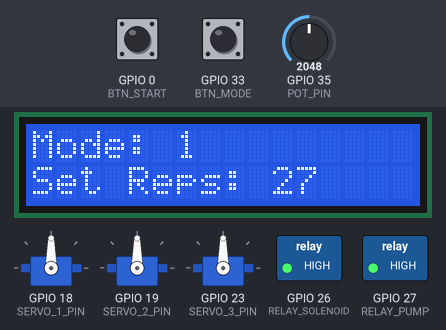
This sketch was run on a simulated ESP32. Shown: 16×2 character LCD, 3 × servo, switched loads named in the sketch (green lamp = pin HIGH). Inputs (shaded band) come from the test bench; at power-on: GPIO 0 (BTN_START) HIGH, GPIO 33 (BTN_MODE) HIGH, GPIO 35 (POT_PIN) = 2048. What the sketch prints to the serial monitor is not drawn.

Above: at 1.2 s.
1.3 s: GPIO 0 (BTN_START) pulled LOW for 0.15 s
At 2.1 s:
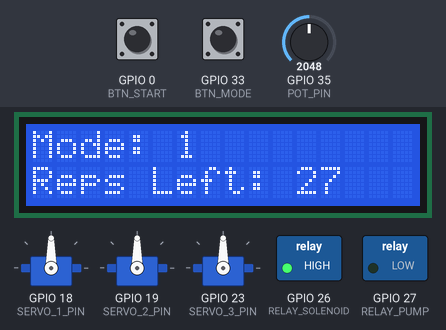
4.4 s: GPIO 0 (BTN_START) pulled LOW for 1 s
At 5.7 s:
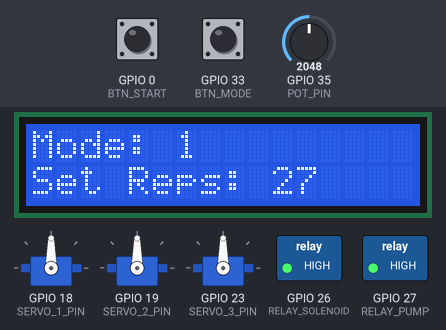
8.4 s: GPIO 33 (BTN_MODE) pulled LOW for 0.15 s
At 9.8 s:
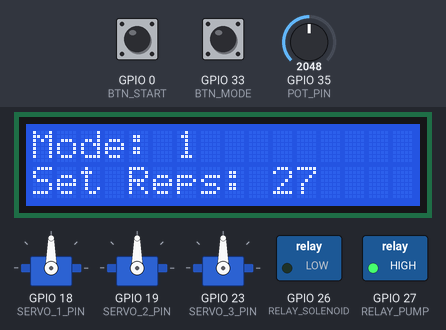
11.5 s: GPIO 0 (BTN_START) pulled LOW for 0.15 s
At 11.72 s:
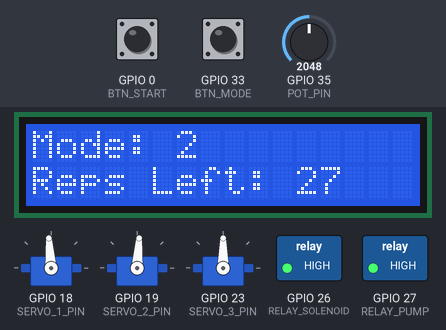
12.2 s: GPIO 33 (BTN_MODE) pulled LOW for 1 s
At 13.1 s:
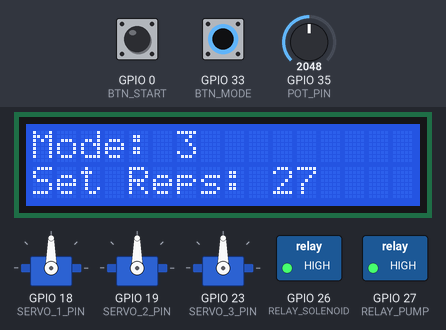
14.7 s: GPIO 0 (BTN_START) pulled LOW for 3.2 s
At 17.4 s:
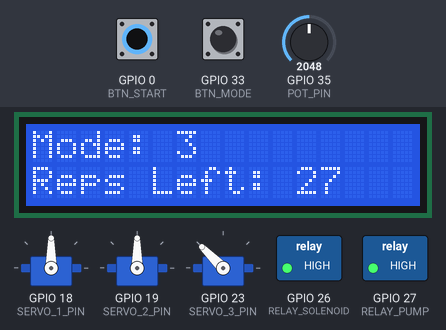
Timing chart, 0 to 22.0 s (numbered marks = the images above; inputs shaded):
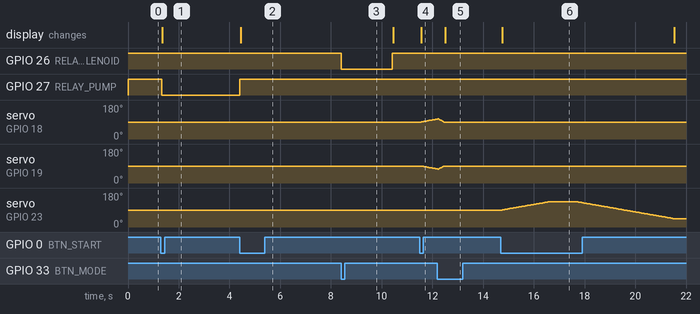

Measured:
- after the input at 1.3 s, GPIO 27 (RELAY_PUMP): HIGH → LOW at once; the display: changes after 0.05 s (image 1)
- after the input at 4.4 s, GPIO 26 (RELAY_SOLENOID): stays HIGH (without the input it goes to LOW after 0.60 s); GPIO 27 (RELAY_PUMP): LOW → HIGH at once; the display: changes after 0.05 s (image 2)
- after the input at 8.4 s, GPIO 26 (RELAY_SOLENOID): HIGH → LOW at once, → HIGH 2.0 s later
- after the input at 11.5 s, servo on GPIO 18 (SERVO_1_PIN): moves from 90° to 105° over 0.60 s, starting after 0.06 s; servo on GPIO 19 (SERVO_2_PIN): moves from 90° to 75° over 0.60 s, starting after 0.06 s; the display: changes after 0.07 s (image 4)
- after the input at 12.2 s, the display: changes after 0.32 s (image 5)
- after the input at 14.7 s, servo on GPIO 23 (SERVO_3_PIN): rises from 90° to 135° in 1.9 s, then falls to 45° in 4.8 s; the display: changes after 0.06 s (image 6)

The sketch:

Integrated_V3.ino
```cpp
#include <Wire.h>
#include <LiquidCrystal_I2C.h>
#include <ESP32Servo.h>

// -------------------- PIN ASSIGNMENTS --------------------
#define BTN_MODE 33
#define BTN_START 0
#define RELAY_SOLENOID 26
#define RELAY_PUMP 27
#define SERVO_1_PIN 18
#define SERVO_2_PIN 19
#define SERVO_3_PIN 23
#define POT_PIN 35
#define I2C_SDA 21
#define I2C_SCL 22

// -------------------- GLOBAL OBJECTS --------------------
LiquidCrystal_I2C lcd(0x27, 16, 2);
Servo servo1, servo2, servo3;

// -------------------- VARIABLES --------------------
bool running = false;
int mode = 1;
int setReps = 10;
int remainingReps = 0;
bool solenoidState = false;

// -------------------- MODE 1 VARIABLES --------------------
unsigned long lastToggleTime = 0;

// -------------------- MODE 2 + 3 (Servo) VARIABLES --------------------
int pos1 = 90, pos2 = 90, pos3 = 90;
int dir1 = 1;
int phase = 0; // 0=neutral→max, 1=max→neutral, 2=neutral→min, 3=min→neutral

unsigned long lastStepTime = 0;
unsigned long stepDelay = 25; // smooth motion
bool pausing = false;
unsigned long pauseStart = 0;
unsigned long pauseDuration = 1000; // 1 sec pause at extremes

// -------------------- DEBOUNCE --------------------
unsigned long lastDebounceTime_mode = 0;
unsigned long lastDebounceTime_start = 0;
const unsigned long debounceDelay = 250;
bool lastButtonState_mode = HIGH;
bool lastButtonState_start = HIGH;

// -------------------- FUNCTION DECLARATIONS --------------------
void updateLCD();
void mode1_process();
void mode2_process();
void mode3_process();
void resetRelaysAndServos();
void goNeutral(bool smooth = false);
void handleModeTransition(int oldMode, int newMode);

// -------------------- SETUP --------------------
void setup() {
  Serial.begin(115200);

  pinMode(BTN_MODE, INPUT_PULLUP);
  pinMode(BTN_START, INPUT_PULLUP);
  pinMode(RELAY_SOLENOID, OUTPUT);
  pinMode(RELAY_PUMP, OUTPUT);
  digitalWrite(RELAY_SOLENOID, HIGH);
  digitalWrite(RELAY_PUMP, HIGH);

  Wire.begin(I2C_SDA, I2C_SCL);
  lcd.init();
  lcd.backlight();

  servo1.attach(SERVO_1_PIN);
  servo2.attach(SERVO_2_PIN);
  servo3.attach(SERVO_3_PIN);
  goNeutral();

  updateLCD();
}

// -------------------- LOOP --------------------
void loop() {
  bool currentModeState = digitalRead(BTN_MODE);
  bool currentStartState = digitalRead(BTN_START);

  // --- Mode Button ---
  if (currentModeState == LOW && lastButtonState_mode == HIGH && (millis() - lastDebounceTime_mode > debounceDelay)) {
    lastDebounceTime_mode = millis();

    int previousMode = mode;
    goNeutral(true);

    mode++;
    if (mode > 3) mode = 1;
    handleModeTransition(previousMode, mode);

    Serial.print("Mode changed to: ");
    Serial.println(mode);

    running = false;
    resetRelaysAndServos();
    updateLCD();
  }
  lastButtonState_mode = currentModeState;

  // --- Start/Stop Button ---
  if (currentStartState == LOW && lastButtonState_start == HIGH && (millis() - lastDebounceTime_start > debounceDelay)) {
    lastDebounceTime_start = millis();
    running = !running;
    Serial.print("Running: ");
    Serial.println(running);

    if (running) {
      remainingReps = setReps;
      pausing = false;
      phase = 0;
    } else {
      resetRelaysAndServos();
      goNeutral(true); // smooth return to neutral
    }
    updateLCD();
  }
  lastButtonState_start = currentStartState;

  if (!running) {
    int potValue = analogRead(POT_PIN);
    setReps = map(potValue, 0, 4095, 5, 50);
  }

  if (running) {
    if (mode == 1) mode1_process();
    else if (mode == 2) mode2_process();
    else if (mode == 3) mode3_process();
  }

  updateLCD();
  delay(20);
}

// ------------------------------------------------------------
// MODE 1: Air Pump + Solenoid Toggle
// ------------------------------------------------------------
void mode1_process() {
  digitalWrite(RELAY_PUMP, LOW);
  unsigned long currentTime = millis();

  if (currentTime - lastToggleTime >= 5000) {
    solenoidState = !solenoidState;
    digitalWrite(RELAY_SOLENOID, solenoidState ? LOW : HIGH);
    lastToggleTime = currentTime;

    if (!solenoidState) {
      remainingReps--;
      Serial.print("Remaining Reps: ");
      Serial.println(remainingReps);
      if (remainingReps <= 0) {
        running = false;
        resetRelaysAndServos();
        updateLCD();
      }
    }
  }
}

// ------------------------------------------------------------
// MODE 2: Dual Servo (Servo1 + Servo2) — smooth + stoppable
// ------------------------------------------------------------
void mode2_process() {
  unsigned long currentTime = millis();

  if (pausing) {
    if (currentTime - pauseStart >= pauseDuration) {
      pausing = false;
    } else return;
  }

  if (currentTime - lastStepTime >= stepDelay) {
    lastStepTime = currentTime;

    if (phase == 0) { pos1++; if (pos1 >= 150) { pos1 = 150; phase = 1; pausing = true; pauseStart = millis(); } }
    else if (phase == 1) { pos1--; if (pos1 <= 90) { pos1 = 90; phase = 2; } }
    else if (phase == 2) { pos1--; if (pos1 <= 30) { pos1 = 30; phase = 3; pausing = true; pauseStart = millis(); } }
    else if (phase == 3) { pos1++; if (pos1 >= 90) { pos1 = 90; phase = 0; remainingReps--; Serial.print("Remaining Reps: "); Serial.println(remainingReps); if (remainingReps <= 0) { running = false; updateLCD(); return; } } }

    pos2 = 180 - pos1;
    servo1.write(pos1);
    servo2.write(pos2);
  }
}

// ------------------------------------------------------------
// MODE 3: Single Servo (Servo3)
// ------------------------------------------------------------
void mode3_process() {
  unsigned long currentTime = millis();

  if (pausing) {
    if (currentTime - pauseStart >= pauseDuration) pausing = false;
    else return;
  }

  if (currentTime - lastStepTime >= stepDelay) {
    lastStepTime = currentTime;
    pos3 += dir1;
    servo3.write(pos3);

    if (pos3 >= 135) { dir1 = -1; pausing = true; pauseStart = millis(); }
    if (pos3 <= 45) {
      dir1 = 1;
      pausing = true;
      pauseStart = millis();
      remainingReps--;
      Serial.print("Remaining Reps: ");
      Serial.println(remainingReps);
      if (remainingReps <= 0) {
        running = false;
        updateLCD();
        return;
      }
    }
  }
}

// ------------------------------------------------------------
// RESET RELAYS & SERVOS
// ------------------------------------------------------------
void resetRelaysAndServos() {
  digitalWrite(RELAY_SOLENOID, HIGH);
  digitalWrite(RELAY_PUMP, HIGH);
}

// ------------------------------------------------------------
// GO TO NEUTRAL POSITION (optionally smooth)
// ------------------------------------------------------------
void goNeutral(bool smooth) {
  if (smooth) {
    while (pos1 != 90 || pos2 != 90 || pos3 != 90) {
      // Servo1
      if (pos1 < 90) pos1++;
      else if (pos1 > 90) pos1--;

      // Servo2
      if (pos2 < 90) pos2++;
      else if (pos2 > 90) pos2--;

      // Servo3
      if (pos3 < 90) pos3++;
      else if (pos3 > 90) pos3--;

      // Write all together
      servo1.write(pos1);
      servo2.write(pos2);
      servo3.write(pos3);

      delay(15); // speed control
    }
  } else {
    pos1 = pos2 = pos3 = 90;
    servo1.write(90);
    servo2.write(90);
    servo3.write(90);
  }
}
// ------------------------------------------------------------
// LCD DISPLAY
// ------------------------------------------------------------
void updateLCD() {
  lcd.clear();
  lcd.setCursor(0, 0);
  lcd.print("Mode: ");
  lcd.print(mode);

  lcd.setCursor(0, 1);
  if (!running) {
    lcd.print("Set Reps: ");
    lcd.print(setReps);
  } else {
    lcd.print("Reps Left: ");
    lcd.print(remainingReps);
  }
}

// ------------------------------------------------------------
// HANDLE MODE TRANSITIONS
// ------------------------------------------------------------
void handleModeTransition(int oldMode, int newMode) {
  Serial.print("Transition: Mode ");
  Serial.print(oldMode);
  Serial.print(" -> Mode ");
  Serial.println(newMode);

  if (oldMode == 1 && newMode == 2) {
    Serial.println("Releasing air: Activating pump for 2s...");
    digitalWrite(RELAY_SOLENOID, LOW);
    delay(2000);
    digitalWrite(RELAY_SOLENOID, HIGH);
  } else if (oldMode == 2 && newMode == 3) {
    Serial.println("Resetting Servo1 and Servo2...");
    goNeutral(true);
  } else if (oldMode == 3 && newMode == 1) {
    Serial.println("Resetting Servo3...");
    goNeutral(true);
  }
}
```
